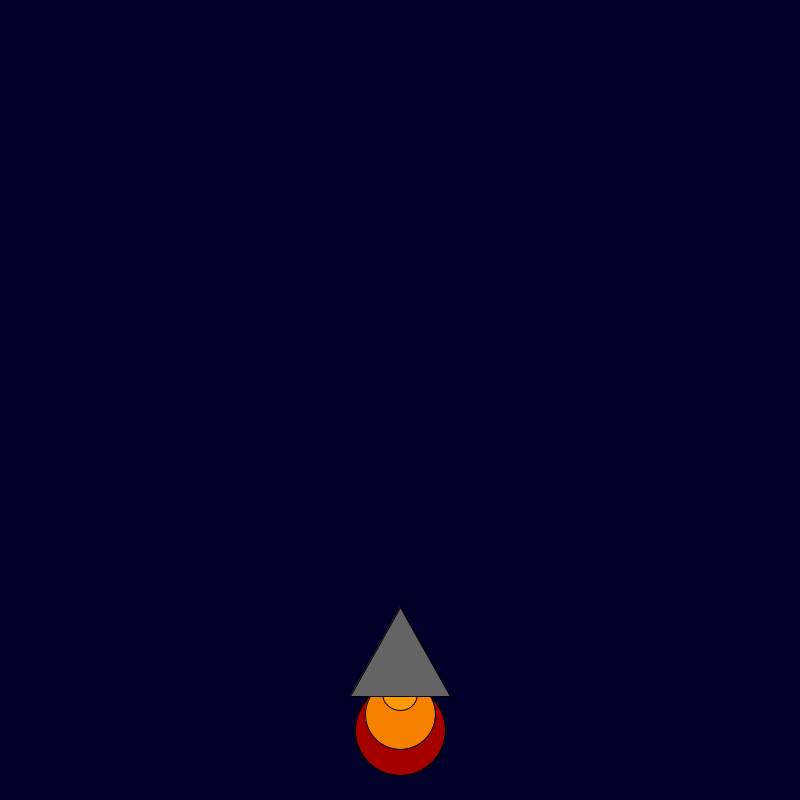
Frame 1 (no input)
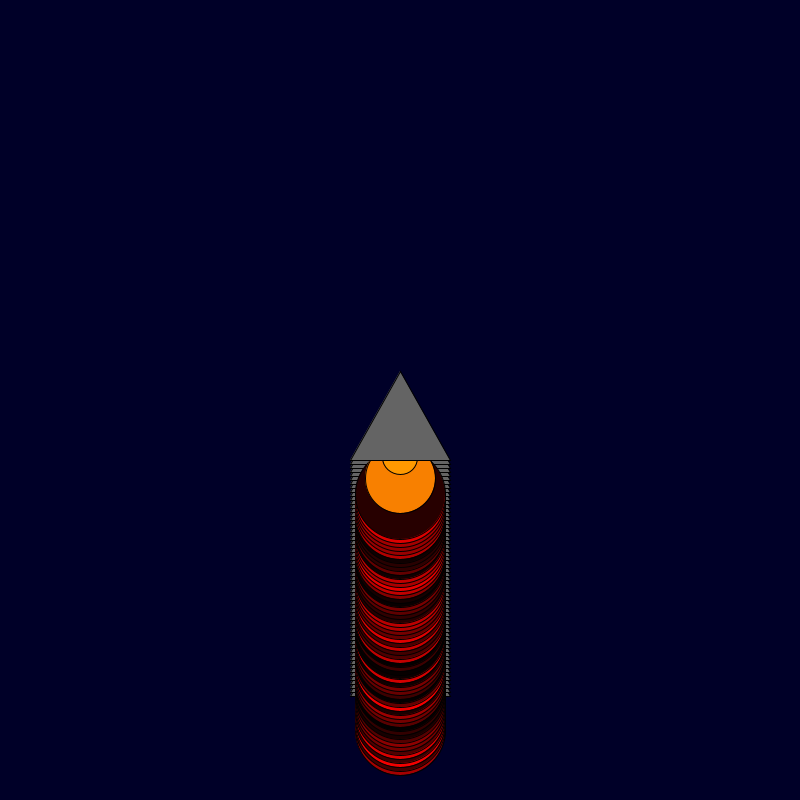
Frame 60 (the mouse pressed at the canvas centre just before this capture)
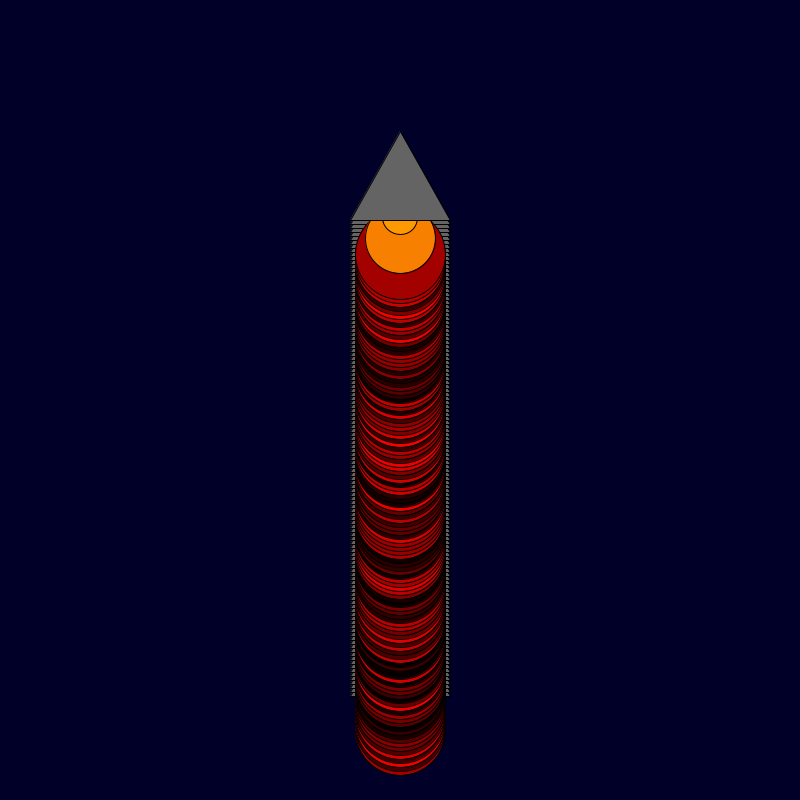
Frame 120 (the mouse held since frame 60 and released just before this capture)

The Processing sketch that drew these frames (run headless with seeded random() and noise(); from frame 60 on, the mouse is pressed at the canvas centre):

// Processing sketch: RocketShip
// ── RocketShip.pde
int x = 400; 
int y = 600; 

void setup() {

    background(0, 0, 40); size(800, 800);

}

void draw() { 
  
    fill(random(255), 0, 0);
    ellipse(x, y-- + 130, 90, 90);
    fill(248, 128, 0);
    ellipse(x, y-- + 115, 70, 70);
    fill(255, 153, 0);
    ellipse(x, y-- + 95, 35, 35);
    fill(100, 100, 100);
    triangle(x, y-- + 10, x + 50, y + 100, x - 50, y + 100);  

}
